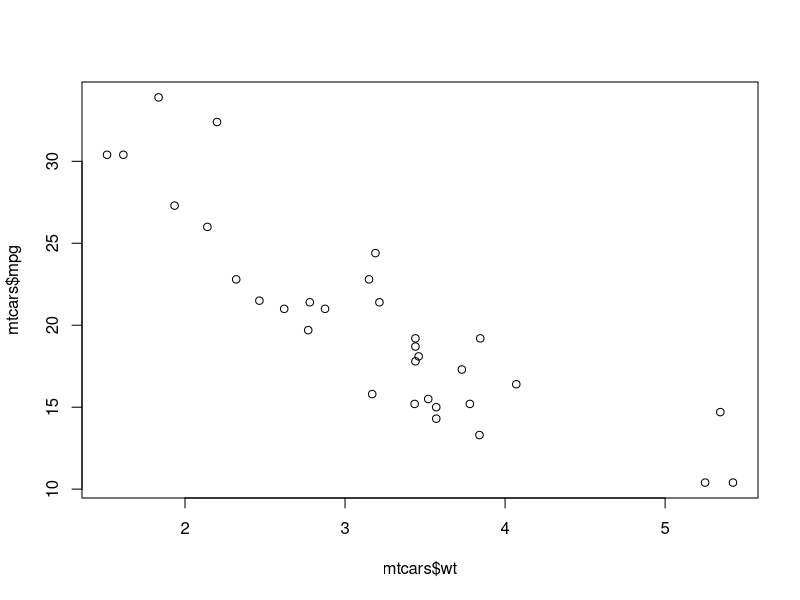
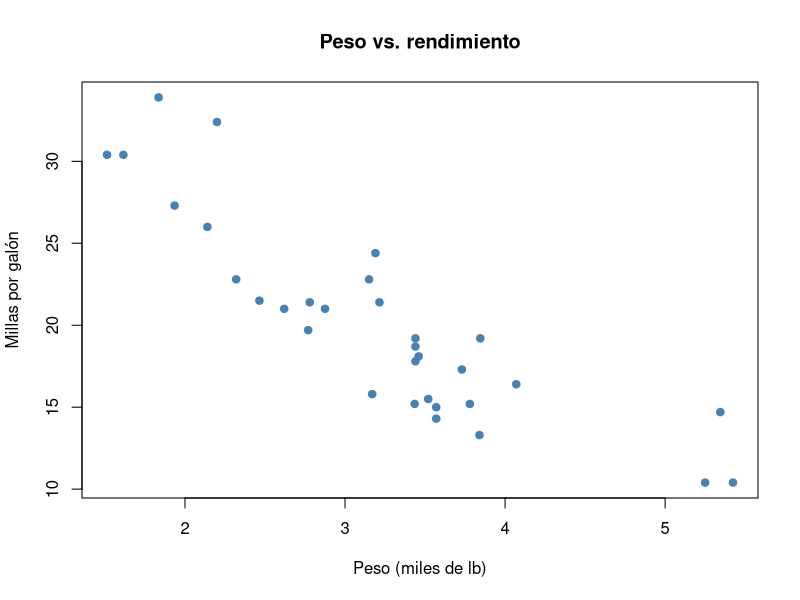
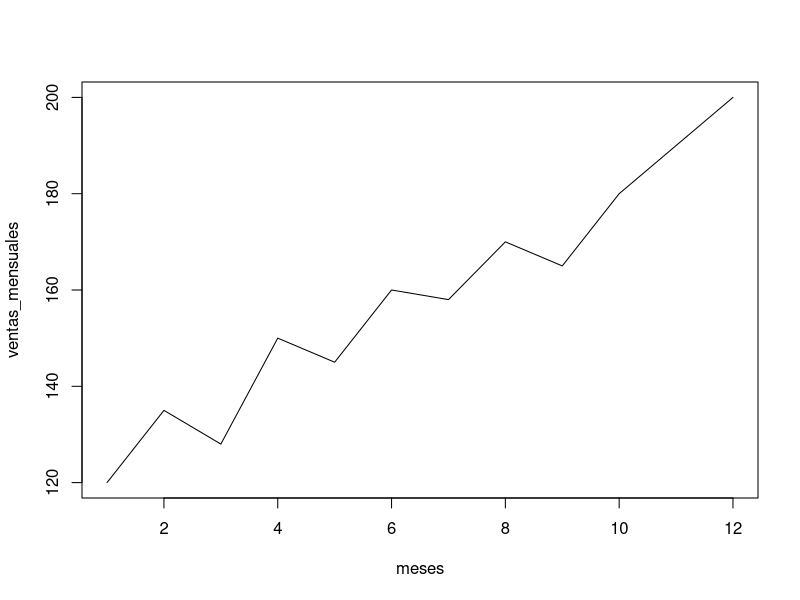
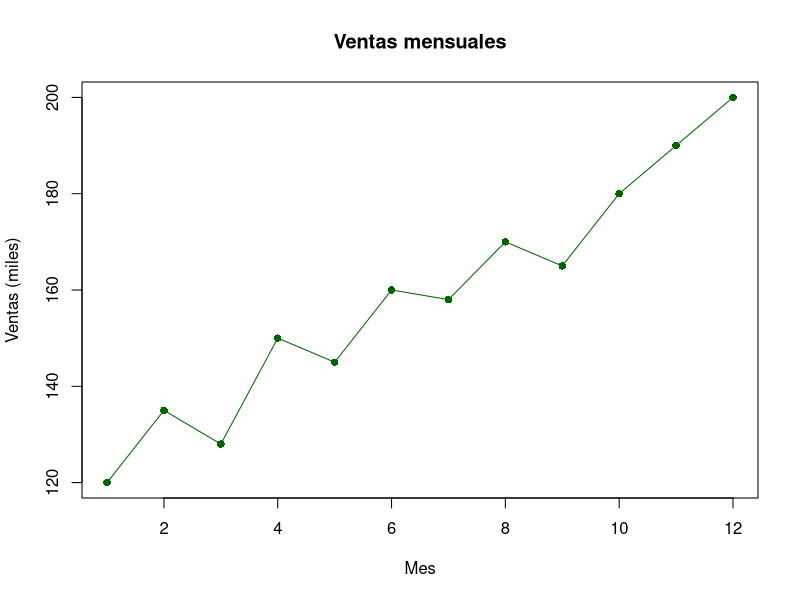
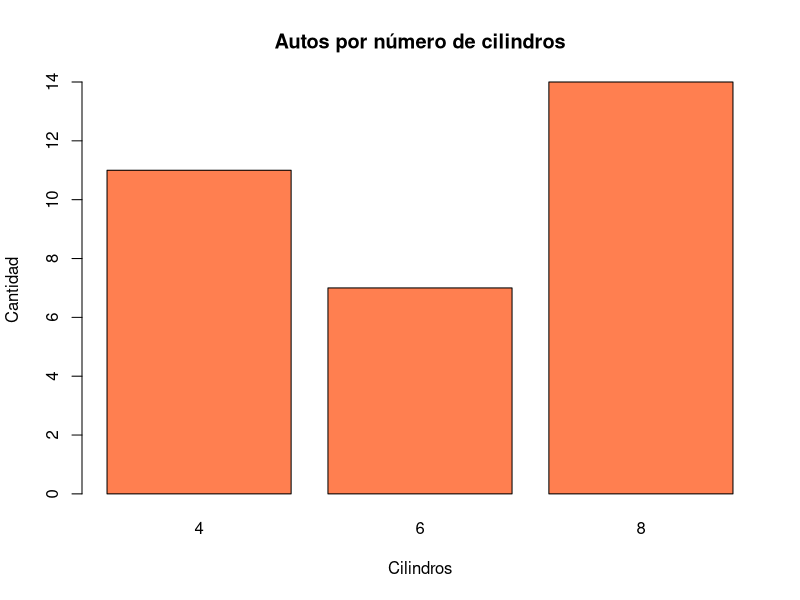
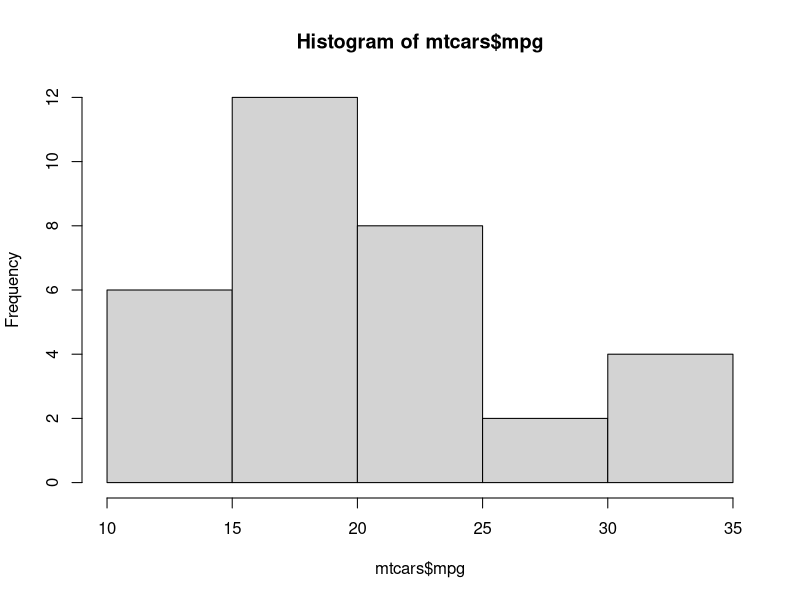
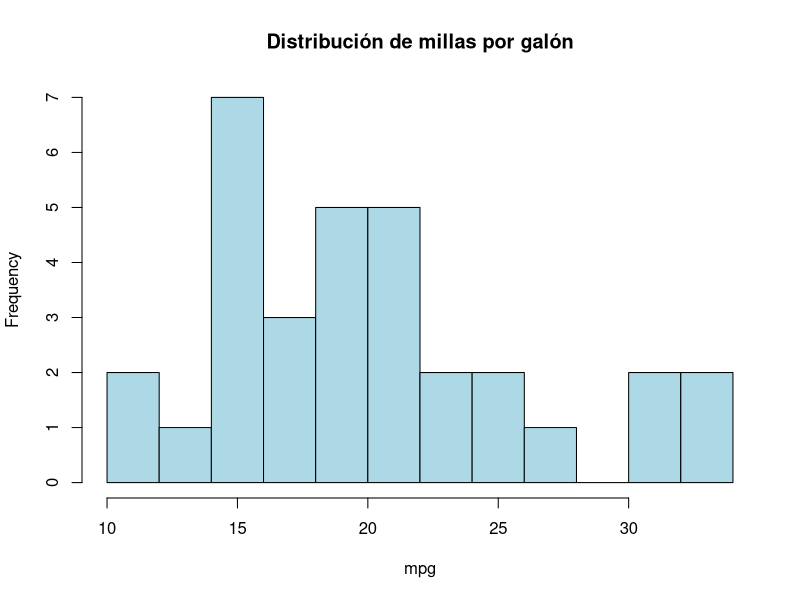
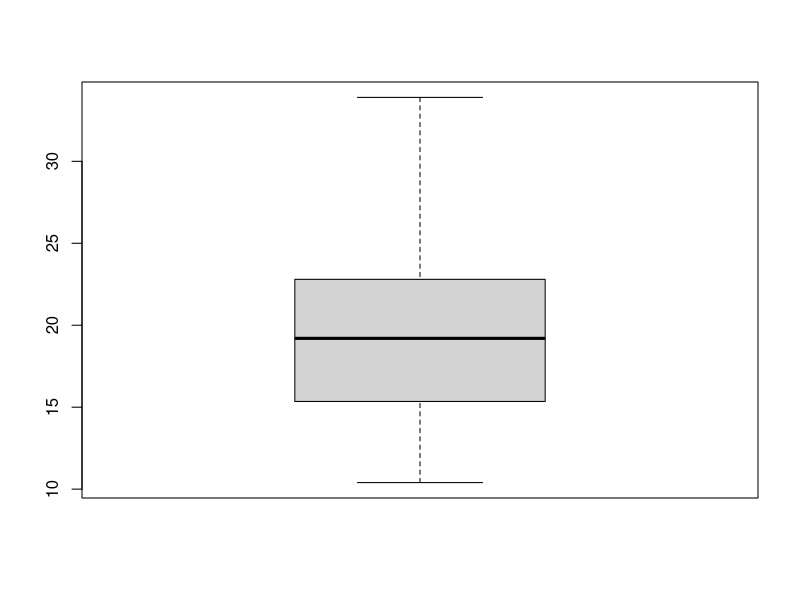

These charts were generated, in order, by the following R code:
# =============================================================================
# Sesión 2d — Gráficos con R base
# Curso de nivelación en R — CIMAT Aguascalientes
# =============================================================================
#
# Objetivo de la sesión (2h):
#   Graficar con las funciones de base R (plot, barplot, hist, boxplot)
#   antes de llegar a ggplot2 en la sesión 4 — útil para exploración
#   rápida y para entender qué automatiza ggplot2 después.

# mtcars: datos de Motor Trend (1974), un auto por fila
# mpg   - millas por galón (rendimiento)
# cyl   - número de cilindros
# disp  - desplazamiento del motor (pulgadas cúbicas)
# hp    - caballos de fuerza
# drat  - relación de transmisión del eje trasero
# wt    - peso (miles de libras)
# qsec  - tiempo en 1/4 de milla (segundos)
# vs    - forma del motor (0 = V, 1 = en línea)
# am    - transmisión (0 = automática, 1 = manual)
# gear  - número de marchas
# carb  - número de carburadores

# -----------------------------------------------------------------------------
# 1. plot(): dispersión de puntos
# -----------------------------------------------------------------------------
# type = "p"  puntos (default)
# type = "l"  línea
# type = "b"  puntos y línea, con espacio alrededor del punto ("both")
# type = "c"  como "b" pero sin los puntos, solo el hueco
# type = "o"  puntos y línea superpuestos, sin espacio ("overplotted")
# type = "h"  líneas verticales desde el eje x a cada punto (tipo histograma)
# type = "s"  escalón: sube/baja después de cada punto
# type = "S"  escalón: sube/baja antes de cada punto
# type = "n"  no dibuja nada, solo prepara ejes/marco


# wt    - peso (miles de libras)
# mpg   - millas por galón (rendimiento)


plot(mtcars$wt, mtcars$mpg)

plot(mtcars$wt, mtcars$mpg,
  main = "Peso vs. rendimiento",
  xlab = "Peso (miles de lb)", ylab = "Millas por galón",
  pch = 19, col = "steelblue"
)


plot
# -----------------------------------------------------------------------------
# 2. plot(): líneas
# -----------------------------------------------------------------------------

ventas_mensuales <- c(120, 135, 128, 150, 145, 160, 158, 170, 165, 180, 190, 200)
meses <- 1:12

plot(meses, ventas_mensuales, type = "l")

plot(meses, ventas_mensuales,
  type = "o", col = "darkgreen", pch = 16,
  main = "Ventas mensuales", xlab = "Mes", ylab = "Ventas (miles)"
)

# -----------------------------------------------------------------------------
# 3. barplot(): barras
# -----------------------------------------------------------------------------

# cyl   - número de cilindros

conteo_cyl <- table(mtcars$cyl)
conteo_cyl

barplot(conteo_cyl,
  main = "Autos por número de cilindros",
  xlab = "Cilindros", ylab = "Cantidad", col = "coral"
)

# -----------------------------------------------------------------------------
# 4. hist(): distribución
# -----------------------------------------------------------------------------

hist(mtcars$mpg)

hist(mtcars$mpg,
  breaks = 10, col = "lightblue",
  main = "Distribución de millas por galón", xlab = "mpg"
)

# -----------------------------------------------------------------------------
# 5. boxplot(): cajas
# -----------------------------------------------------------------------------

# mpg   - millas por galón (rendimiento)

boxplot(mtcars$mpg)

# Interfaz de fórmula y ~ x: la misma sintaxis que usarás con lm() más adelante
boxplot(mpg ~ cyl,
  data = mtcars,
  main = "mpg por número de cilindros",
  xlab = "Cilindros", ylab = "mpg", col = "lightyellow"
)

# -----------------------------------------------------------------------------
# 6. Paneles múltiples y personalización
# -----------------------------------------------------------------------------

par(mfrow = c(1, 2))
hist(mtcars$mpg, col = "lightblue", main = "Histograma")
boxplot(mtcars$mpg, col = "lightyellow", main = "Boxplot")


# =============================================================================
# EJERCICIO
# =============================================================================

# Usando el dataset incluido `mtcars`:
#   a) haz un boxplot de hp separado por "am" (0 = automático, 1 = manual)
#   b) haz un barplot con el conteo de autos por número de marchas (gear)
#   c) haz un histograma de "disp" con 15 breaks

# =============================================================================
# EJEMPLO: temperatura diaria de una ciudad
# =============================================================================

dias <- 1:30
temperatura <- c(
  18, 19, 17, 20, 22, 21, 19, 18, 20, 23,
  24, 22, 21, 19, 18, 17, 19, 21, 23, 25,
  26, 24, 22, 20, 19, 18, 20, 22, 24, 23
)

plot(dias, temperatura,
  type = "l", col = "firebrick",
  main = "Temperatura diaria", xlab = "Día", ylab = "°C"
)

hist(temperatura, col = "lightblue", main = "Distribución de temperaturas")

categoria <- ifelse(temperatura < 20, "fría", ifelse(temperatura < 24, "templada", "cálida"))
conteo_categoria <- table(categoria)

barplot(conteo_categoria,
  main = "Días por categoría de temperatura",
  col = c("tomato", "gold", "skyblue")
)

boxplot(temperatura ~ categoria,
  main = "Temperatura por categoría",
  xlab = "Categoría", ylab = "°C", col = "lightgreen"
)

# =============================================================================
# EJERCICIOS
# =============================================================================

# 2. Crea un vector `precipitacion` de 30 valores (inventa datos razonables
#    en mm) y grafica su serie de tiempo con plot(type = "l").

# 3. (Reto) Usando `dias`, `temperatura` y `precipitacion`, usa
#    par(mfrow = c(1, 2)) para mostrar ambas series de tiempo lado a lado
#    en la misma ventana gráfica.
